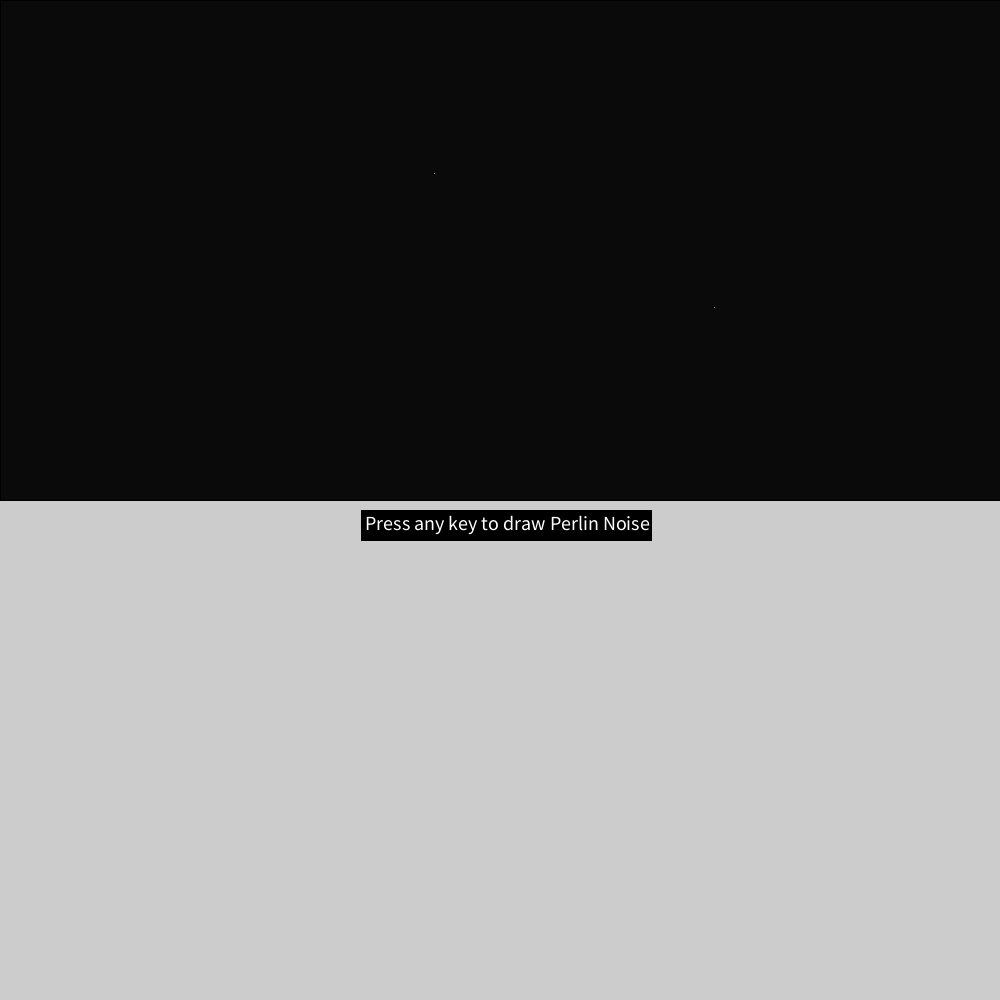
Frame 1 (no input)
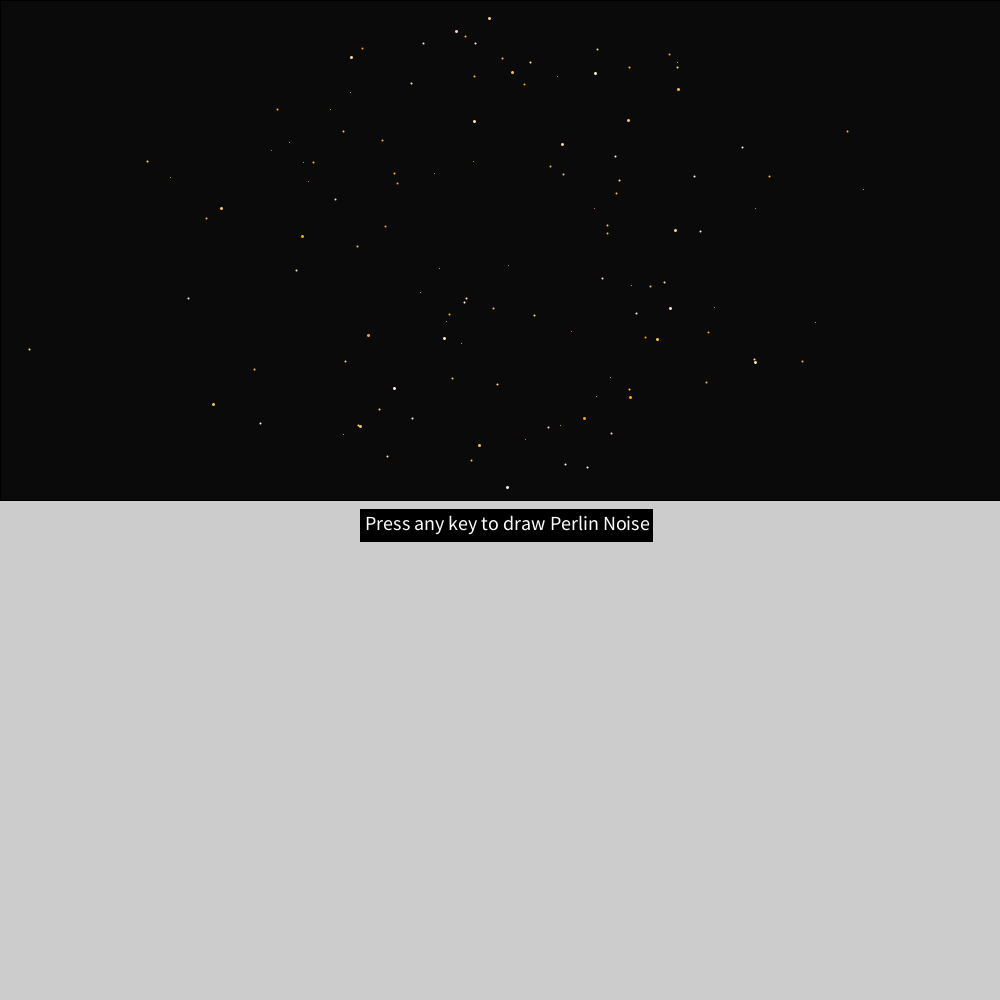
Frame 60 (the mouse pressed at the canvas centre just before this capture)
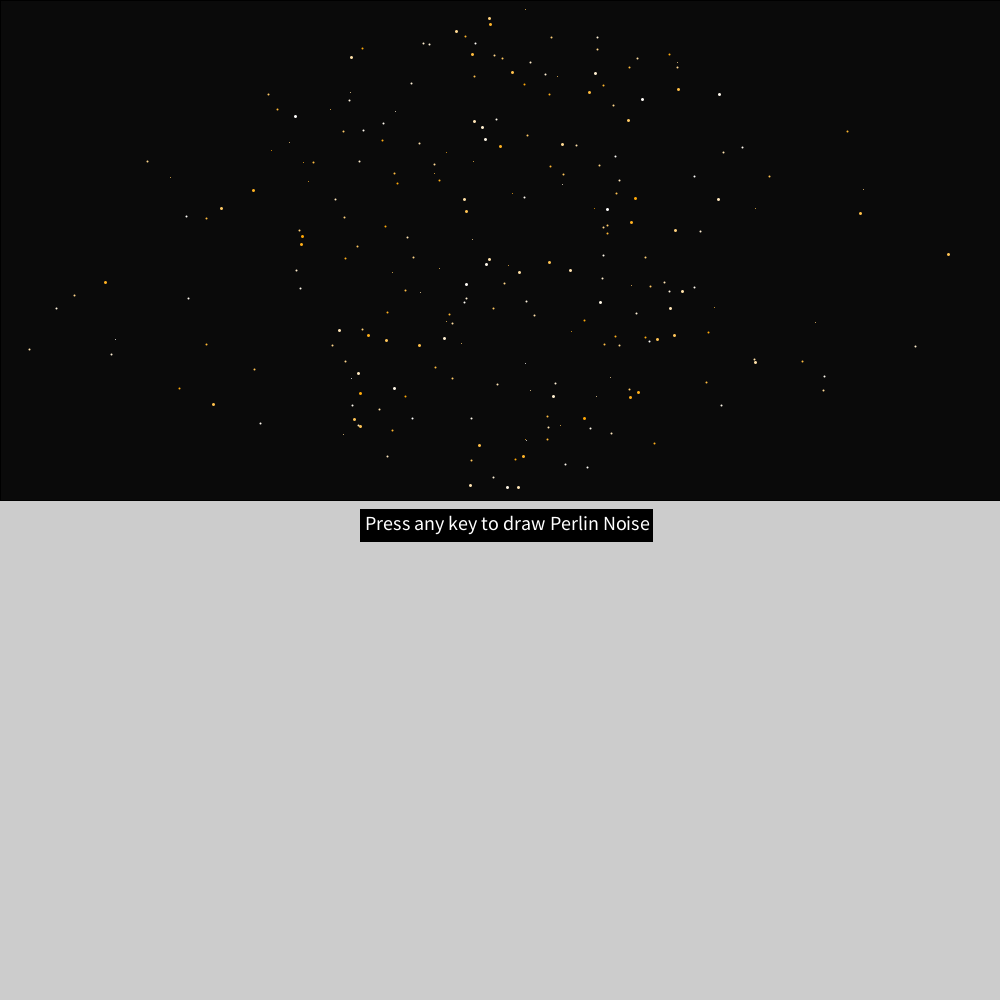
Frame 120 (the mouse held since frame 60 and released just before this capture)

The Processing sketch that drew these frames (run headless with seeded random() and noise(); from frame 60 on, the mouse is pressed at the canvas centre):

// Processing sketch: point_A
// ── point_A.pde
// Laboratory Work 4
// Point A
// Student: Gusev Roman
// Group: FAF-222

// setting the sizes for both parts of the canvas
int width_window = 1000;
int height_window = 500;

// setting the random seed;
int seed = round(random(0, 1));

// setting values for randomGaussian
int sd = 160;
int mean = 0;

// setting values for Perlin Noise Generator
float noiseVal;
float noiseScale=0.05;

void setup() {
  size(1000, 1000);
  randomSeed(seed);
  fill(10);
  rect(0, 0, width_window, height_window);
  frameRate(200);
}

void draw() {
  stroke(lerpColor(color(255), color(255, 166, 0), random(0, 1)));
  int randomWeight = round(random(1, 3));
  strokeWeight(randomWeight);
  
  // left side of upper half randomGaussian sketch
  float x_loc = randomGaussian();
  x_loc = abs(x_loc * sd) + mean;
  x_loc = constrain(x_loc, 0, width_window/2);
  float shift = x_loc * 0.32;
  float y_loc = random(0 + shift, 500 - shift);
  point(width_window / 2 - x_loc, y_loc);
  
  // right side of upper half randomGaussian sketch;
  x_loc = randomGaussian();
  x_loc = abs(x_loc * sd) + mean;
  x_loc = constrain(x_loc, 0, width_window/2);
  shift = x_loc * 0.32;
  y_loc = random(0 + shift, 500 - shift);
  point(width_window / 2 + x_loc, y_loc);
  
  fill(0);
  stroke(0);
  rectMode(CENTER);
  rect(width_window/2 + 6, height_window + 25, 290, 30);
  textSize(20);
  fill(255);
  text("Press any key to draw Perlin Noise", width_window/2 - 135, height_window + 30);
  
  // lower half designed for Perlin Noise
  if (keyPressed) {
    drawPerlinNoise();
  }
}

void drawPerlinNoise() {
  noiseSeed(1); // You can change the seed value
  noiseDetail(round(random(1, 5)), 0.5); // Adjust these parameters to control the noise
  
  for (int x = 0; x < width; x++) {
    for (int y = height_window; y < height; y++) {
      float noiseVal = noise(x * noiseScale, y * noiseScale);
      float bright = map(noiseVal, 0, 1, 0, 255);
      stroke(bright, 100);
      point(x, y);
    }
  }
}
